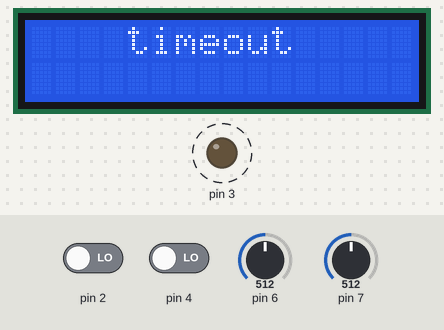
Bench run of a sketch on a simulated Arduino Uno, built with avr-gcc and run on an emulated ATmega328P. On the bench: 16×2 character LCD, output pins drawn as LEDs (lit = HIGH). Dashed ring = blinking. The test bench sets the inputs (shaded band); at power-on: pin 2 LOW, pin 4 LOW, pin 6 = 512, pin 7 = 512. What the sketch prints to the serial monitor is not drawn.

Above: at 2.1 s.
2.2 s: pin 2 driven HIGH
At 3.53 s:
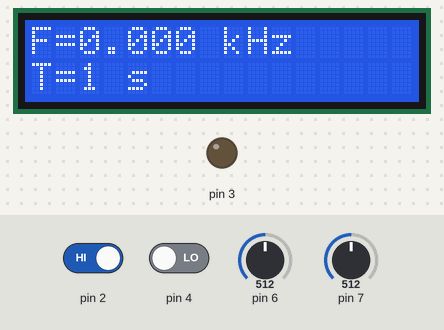
5.4 s: pin 4 driven HIGH
8.5 s: pin 2 driven LOW
At 9.8 s:
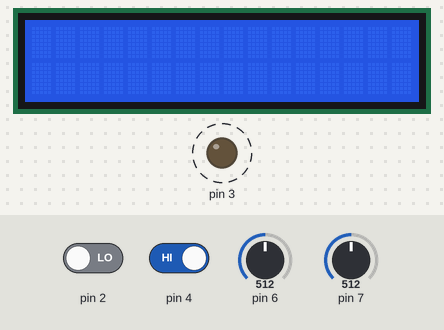
13.4 s: pin 2 driven HIGH and pin 4 driven LOW
At 14.3 s:
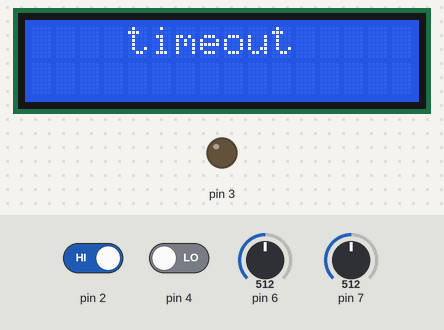
18.3 s: pin 4 driven HIGH
At 19.2 s:
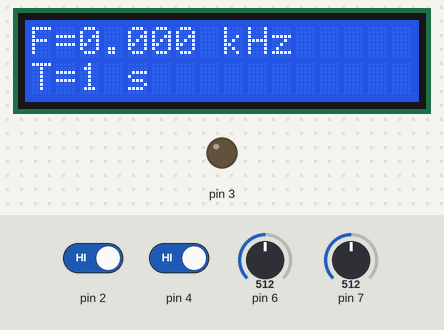
Timing chart, 0 to 21.3 s (numbered marks = the images above; inputs shaded):
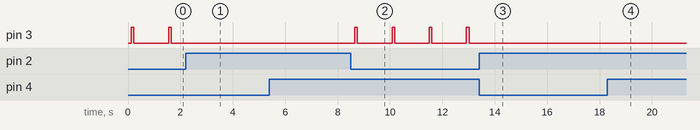

Measured:
- after the input at 2.2 s, pin 3: stops changing and stays LOW; the display: changes after 0.78 s (image 1)
- after the input at 8.5 s, pin 3: alternates HIGH for 0.10 s and LOW for 1.3 s, starting after 0.16 s
- after the input at 13.4 s, pin 3: stops changing and stays LOW
- after the input at 18.3 s, the display: first differs from a run without the input after 0.05 s (image 4 shows a later state)
- by itself, pin 3: alternates HIGH for 0.10 s and LOW for 1.3 s
- what the display in image 1 shows lasts 0.4 s, from 3.3 s to 3.7 s
- what the display in image 2 shows lasts 1.4 s, from 8.7 s to 10.1 s

The sketch:

FL_meter.ino
```cpp
// (licence header left out)
#include <FreqCount.h>//https://github.com/PaulStoffregen/FreqCount/archive/master.zip
#include <Wire.h>
#include <LiquidCrystal_I2C.h>

LiquidCrystal_I2C lcd(0x27,16,2);  // set the LCD address to 0x27 for a 16 chars and 2 line display

double pi = 3.1415926535;
double pipi = pi * pi;
int aco=1<<ACO;


void setup()
 {
  lcd.init();                      // initialize the lcd
  lcd.init();
  // Print a message to the LCD.
  lcd.backlight();
//initialize comparator
  DDRD=0;
  PORTD=0;
  ACSR=0;
  ADCSRB=0;
  Serial.begin(9600);

  pinMode(4,INPUT);
  pinMode(3, OUTPUT);
  pinMode(2,INPUT);
  FreqCount.begin(1000);
}
unsigned long f;
float f0;
int x,n=3,r,p;


void loop()
{
p=digitalRead(2);
if(p==HIGH)
{mikey();}
else
{mikey2();}
}


void mikey(){
if(digitalRead(4)==HIGH)
{n++;x=0;delay(100);}
lcd.setCursor(0,1);
if(n==1){x++;
if(x==1){FreqCount.begin(100);}r=-1;lcd.print("T=0.1 s");
Serial.print("T=0.1 s\n");}
if(n==2){x++;if(x==1){FreqCount.begin(10000);}r=1;
lcd.print("T=10 s");
Serial.print("T=10 s\n");}
if(n==3){x++;
if(x==1){FreqCount.begin(1000);}r=0;
lcd.print("T=1 s");
 Serial.print("T=1 s\n");}
if(n>3)
{n=1;}
lcd.setCursor(0,0);
lcd.print("F=");
Serial.print("F=");
if(f>=1000000 && n==3)
{f0=f/1000000.0;lcd.print(f0,6+r);
Serial.print(f0,6+r);
lcd.print(" MHz");
Serial.print(" MHz ");}
if(f<1000000 && n==3){f0=f/
1000.0;
lcd.print(f0,3+r);
Serial.print(f0,3+r);
lcd.print(" kHz");
Serial.print(" kHz ");}
if(f>=100000 && n==1)
{f0=f/100000.0;lcd.print(f0,6+r);
Serial.print(f0,3+r);
lcd.print(" MHz");
Serial.print(" MHz ");}
if(f<100000 && n==1)
{f0=f/100.0;
lcd.print(f0,3+r);
Serial.print(f0,3+r);
lcd.print(" kHz");
Serial.print(" kHz ");}
if(f>=10000000 && n==2)
{f0=f/10000000.0;lcd.print(f0,6+r);
Serial.print(f0,6+r);
lcd.print(" MHz");
Serial.print(" MHz ");}
if(f<10000000 && n==2){f0=f/
10000.0;lcd.print(f0,3+r);
Serial.print(f0,3+r);
lcd.print(" kHz");
Serial.print(" kHz ");}

if(FreqCount.available())
{
f=FreqCount.read();
lcd.setCursor(10,1);
lcd.print("***");
Serial.print(" *** ");
}
delay(50);
lcd.clear();
}

void mikey2(){
unsigned long timeout=1000000;
unsigned long t=0;
unsigned long total;

digitalWrite(3, HIGH);
delay(100);        //charge the inductor.
digitalWrite(3,LOW);

//next three while loops wait for full wave to start and finish
//aco is a bit within ACSR register that represents output of the comparator

while((ACSR & aco)&& t<timeout)
{t++;}


unsigned long start = micros();
while(!(ACSR & aco)&& t<timeout)
{t++;}
while((ACSR & aco)&& t<timeout)
{t++;}
total=micros()-start-4;

double C=2.2;      //capacitor is in uF
double T=total;    // T is in us
double total2 = (T*T) / ( 4.0 * pipi * C);
total2*=1;      //convert to mH

if(t>=timeout)
{
lcd.setCursor(4,0);
lcd.print("timeout");
Serial.println("timeout \n");
}
else
{
lcd.setCursor(4,0);
lcd.print(total2,3);
lcd.print("uH");
Serial.print(total2,3);
Serial.println("uH \n");
delay(1);
}
}
```
